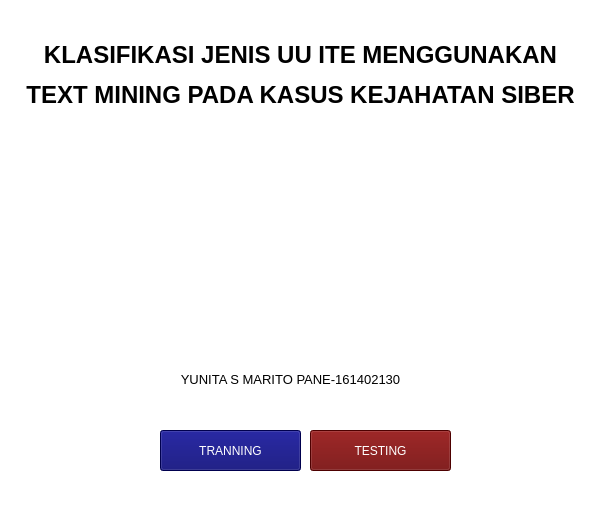
<?xml version="1.0" encoding="UTF-8"?>
<ui version="4.0">
 <class>Form</class>
 <widget class="QWidget" name="Form">
  <property name="geometry">
   <rect>
    <x>0</x>
    <y>0</y>
    <width>594</width>
    <height>525</height>
   </rect>
  </property>
  <property name="windowTitle">
   <string>Form</string>
  </property>
  <widget class="QWidget" name="widget" native="true">
   <property name="geometry">
    <rect>
     <x>0</x>
     <y>-10</y>
     <width>601</width>
     <height>601</height>
    </rect>
   </property>
   <property name="styleSheet">
    <string notr="true">background: white;
</string>
   </property>
   <widget class="QLabel" name="label">
    <property name="geometry">
     <rect>
      <x>10</x>
      <y>40</y>
      <width>581</width>
      <height>91</height>
     </rect>
    </property>
    <property name="styleSheet">
     <string notr="true">font:&quot;Tw Cen MT&quot;;</string>
    </property>
    <property name="text">
     <string>&lt;html&gt;&lt;head/&gt;&lt;body&gt;&lt;p align=&quot;center&quot;&gt;&lt;span style=&quot; font-size:18pt; font-weight:600;&quot;&gt;KLASIFIKASI JENIS UU ITE MENGGUNAKAN&lt;/span&gt;&lt;/p&gt;&lt;p align=&quot;center&quot;&gt;&lt;span style=&quot; font-size:18pt; font-weight:600;&quot;&gt;TEXT MINING PADA KASUS KEJAHATAN SIBER&lt;/span&gt;&lt;/p&gt;&lt;/body&gt;&lt;/html&gt;</string>
    </property>
   </widget>
   <widget class="QLabel" name="label_2">
    <property name="geometry">
     <rect>
      <x>-10</x>
      <y>180</y>
      <width>611</width>
      <height>141</height>
     </rect>
    </property>
    <property name="styleSheet">
     <string notr="true">image: url(:/newPrefix/LOGO.png);</string>
    </property>
    <property name="text">
     <string/>
    </property>
   </widget>
   <widget class="QLabel" name="label_3">
    <property name="geometry">
     <rect>
      <x>-10</x>
      <y>380</y>
      <width>601</width>
      <height>20</height>
     </rect>
    </property>
    <property name="styleSheet">
     <string notr="true">font: &quot;Tw Cen MT&quot;;</string>
    </property>
    <property name="text">
     <string>&lt;html&gt;&lt;head/&gt;&lt;body&gt;&lt;p align=&quot;center&quot;&gt;&lt;span style=&quot; font-size:10pt;&quot;&gt;YUNITA S MARITO PANE-161402130&lt;/span&gt;&lt;/p&gt;&lt;/body&gt;&lt;/html&gt;</string>
    </property>
   </widget>
   <widget class="QPushButton" name="pushButton">
    <property name="geometry">
     <rect>
      <x>160</x>
      <y>440</y>
      <width>141</width>
      <height>41</height>
     </rect>
    </property>
    <property name="styleSheet">
     <string notr="true">font: 12pt &quot;Tw Cen MT&quot;;
color:white;
background:#00006d;
</string>
    </property>
    <property name="text">
     <string>TRANNING</string>
    </property>
   </widget>
   <widget class="QPushButton" name="pushButton_2">
    <property name="geometry">
     <rect>
      <x>310</x>
      <y>440</y>
      <width>141</width>
      <height>41</height>
     </rect>
    </property>
    <property name="styleSheet">
     <string notr="true">font: 12pt &quot;Tw Cen MT&quot;;
color:white;
background:#6c0000;
</string>
    </property>
    <property name="text">
     <string>TESTING</string>
    </property>
   </widget>
  </widget>
 </widget>
 <resources>
  <include location="C:/Users/ASUS/Documents/gambar/source.qrc"/>
 </resources>
 <connections/>
</ui>
